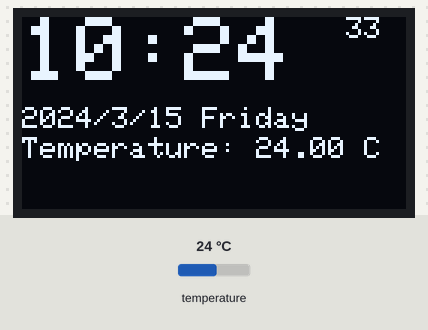
A sketch run on a simulated Arduino Uno, built with avr-gcc and run on an emulated ATmega328P. Parts: 128×64 one-colour display. The test bench sets the inputs (shaded band); at power-on: temperature 24 °C. The local clock reads 2024-03-15 10:24:30 at power-on unless the sketch sets it.

Above: at 3.2 s.
3.3 s: temperature set to 12 °C
At 4.8 s:
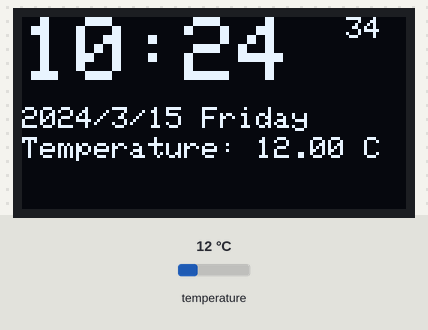
5.5 s: temperature set to 19 °C
At 6.8 s:
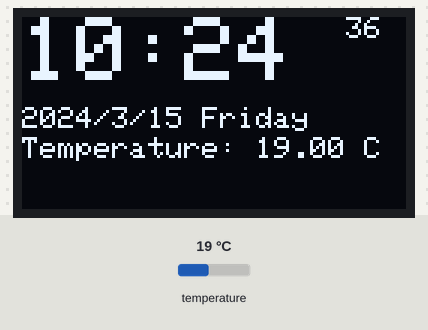
7.5 s: temperature set to 28 °C
At 8.6 s:
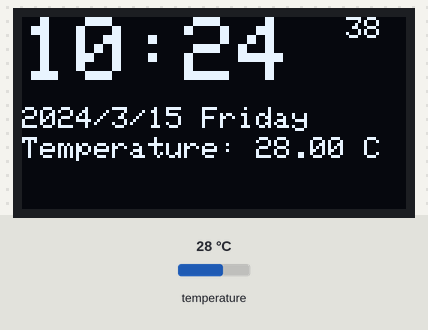
Timing chart, 0 to 10.5 s (numbered marks = the images above; inputs shaded):
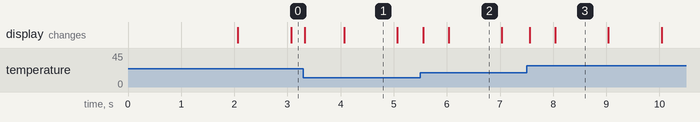

Measured:
- what the display in image 1 shows lasts 1.0 s, from 4.1 s to 5.1 s

The sketch:

DistanceDisplay.ino
```cpp
#include <Wire.h>
#include <VL53L0X.h>
#include <Adafruit_GrayOLED.h>
#include <Adafruit_SH1106.h>
#include "RTClib.h"

#define OLED_RESET 4
Adafruit_SH1106 display(OLED_RESET);
VL53L0X sensor;
RTC_DS3231 rtc;
char daysOfTheWeek[7][12] = {"Sunday", "Monday", "Tuesday", "Wednesday", "Thursday", "Friday", "Saturday"};

void setup() {
  Wire.begin();
  rtc.begin();
  sensor.init();
  sensor.setTimeout(500);
  sensor.startContinuous();
  display.begin(SH1106_SWITCHCAPVCC, 0x3C);
  delay(2000);
}

void loop() {
   DateTime now = rtc.now();
  display.clearDisplay();
  display.setCursor(0,0);
  display.setTextSize(3);
  display.setTextColor(WHITE);
  display.print(now.hour(), DEC);
  display.print(':');
  display.print(now.minute(), DEC);
  display.setTextSize(1);
  display.print(' ');
  display.print(' ');
  display.print(' ');
  display.print(now.second(), DEC);
  display.println();
  display.setCursor(0,30);
  display.print(now.year(), DEC);
  display.print('/');
  display.print(now.month(), DEC);
  display.print('/');
  display.print(now.day(), DEC);
  display.print(' ');
  display.print(daysOfTheWeek[now.dayOfTheWeek()]);
  display.setCursor(0,40);
  display.print("Temperature: ");
  display.print(rtc.getTemperature());
  display.print(" C");
  display.setCursor(0,50);
  display.display();
  delay(2);
}
```
